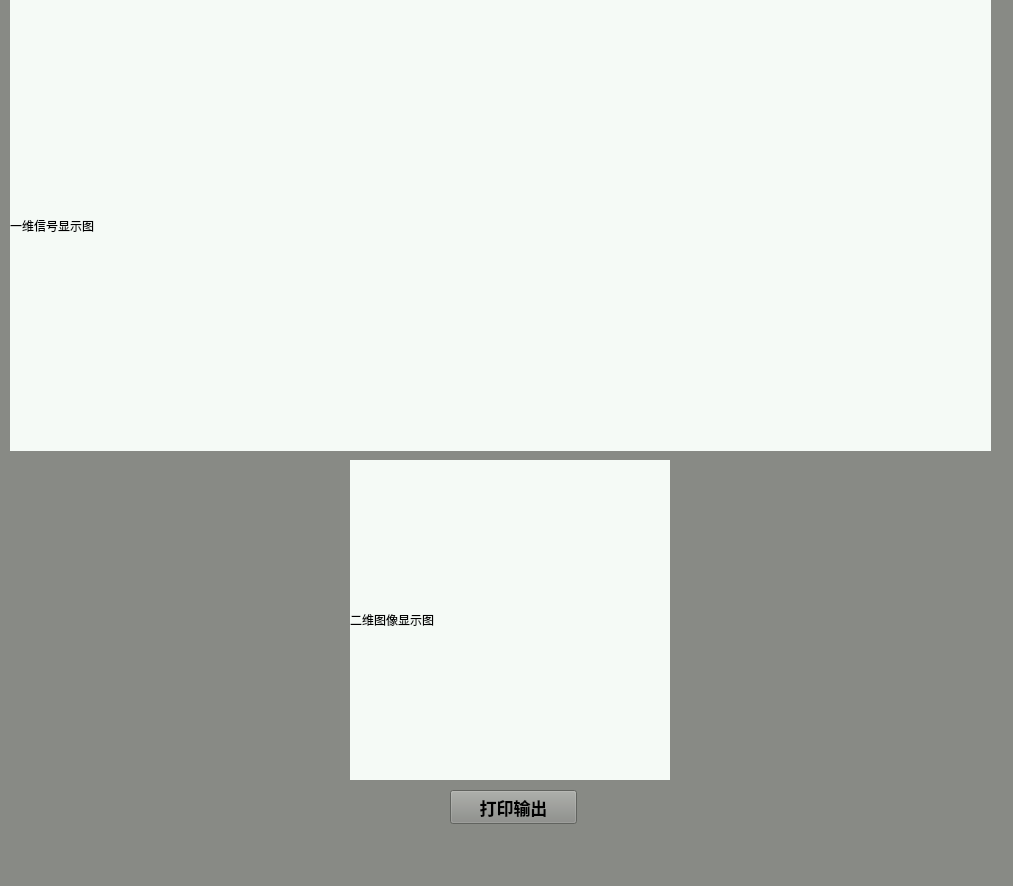
<?xml version="1.0" encoding="UTF-8"?>
<ui version="4.0">
 <class>MainWindow</class>
 <widget class="QMainWindow" name="MainWindow">
  <property name="enabled">
   <bool>true</bool>
  </property>
  <property name="geometry">
   <rect>
    <x>0</x>
    <y>0</y>
    <width>1013</width>
    <height>886</height>
   </rect>
  </property>
  <property name="sizePolicy">
   <sizepolicy hsizetype="Preferred" vsizetype="Preferred">
    <horstretch>0</horstretch>
    <verstretch>0</verstretch>
   </sizepolicy>
  </property>
  <property name="windowTitle">
   <string>核素识别系统</string>
  </property>
  <property name="styleSheet">
   <string notr="true">background-color: rgb(136, 138, 133);</string>
  </property>
  <widget class="QWidget" name="centralwidget">
   <widget class="QPushButton" name="pushButton">
    <property name="geometry">
     <rect>
      <x>450</x>
      <y>790</y>
      <width>127</width>
      <height>34</height>
     </rect>
    </property>
    <property name="font">
     <font>
      <pointsize>13</pointsize>
      <weight>75</weight>
      <bold>true</bold>
     </font>
    </property>
    <property name="text">
     <string>打印输出</string>
    </property>
   </widget>
   <widget class="QLabel" name="show_read">
    <property name="geometry">
     <rect>
      <x>10</x>
      <y>0</y>
      <width>981</width>
      <height>451</height>
     </rect>
    </property>
    <property name="styleSheet">
     <string notr="true">background-color: rgb(245, 250, 246);</string>
    </property>
    <property name="text">
     <string>一维信号显示图</string>
    </property>
   </widget>
   <widget class="QLabel" name="show_read_2">
    <property name="geometry">
     <rect>
      <x>350</x>
      <y>460</y>
      <width>320</width>
      <height>320</height>
     </rect>
    </property>
    <property name="styleSheet">
     <string notr="true">background-color: rgb(245, 250, 246);</string>
    </property>
    <property name="text">
     <string>二维图像显示图</string>
    </property>
   </widget>
  </widget>
  <widget class="QMenuBar" name="menubar">
   <property name="geometry">
    <rect>
     <x>0</x>
     <y>0</y>
     <width>1013</width>
     <height>28</height>
    </rect>
   </property>
  </widget>
  <widget class="QStatusBar" name="statusbar"/>
 </widget>
 <resources/>
 <connections/>
</ui>
